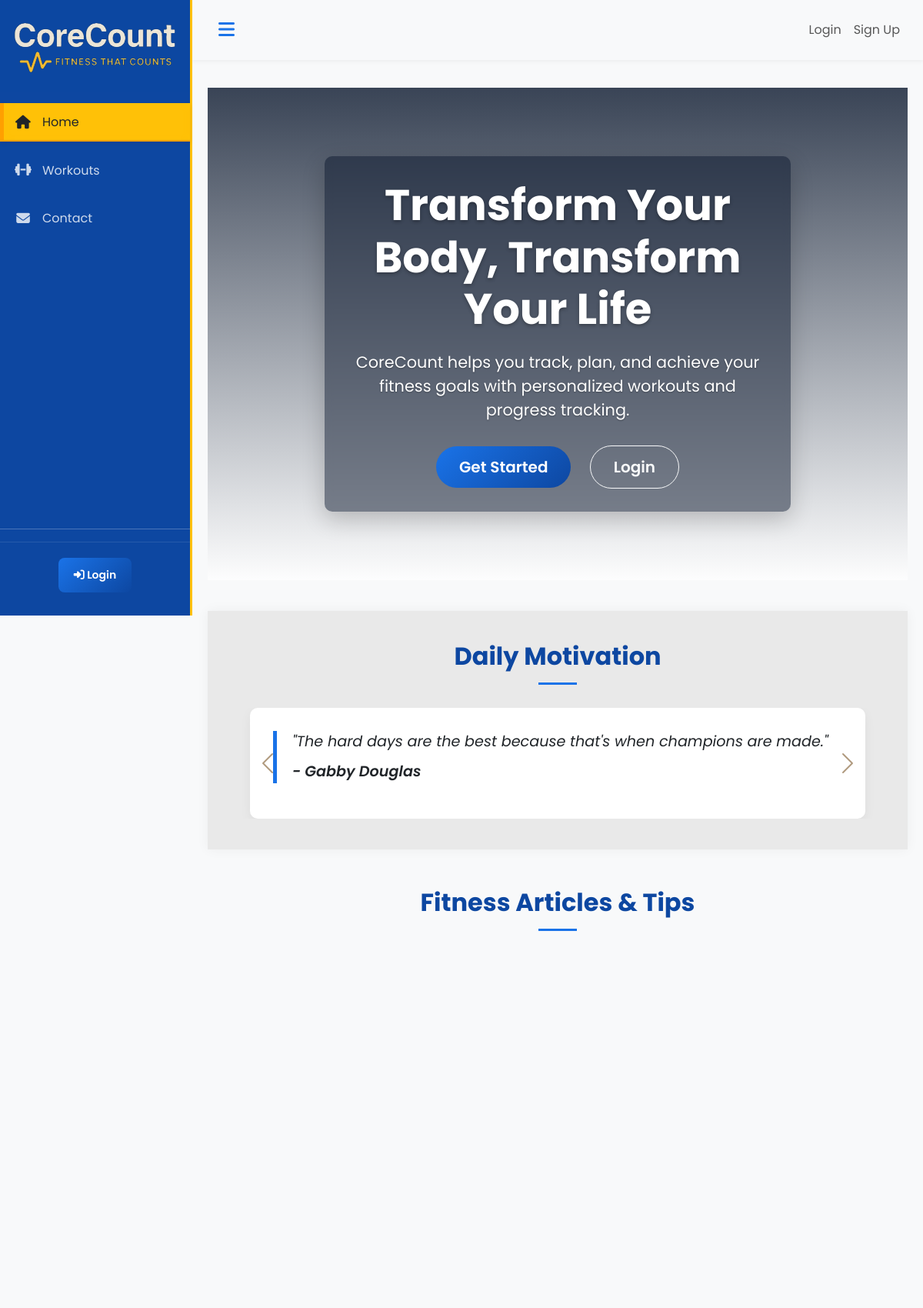
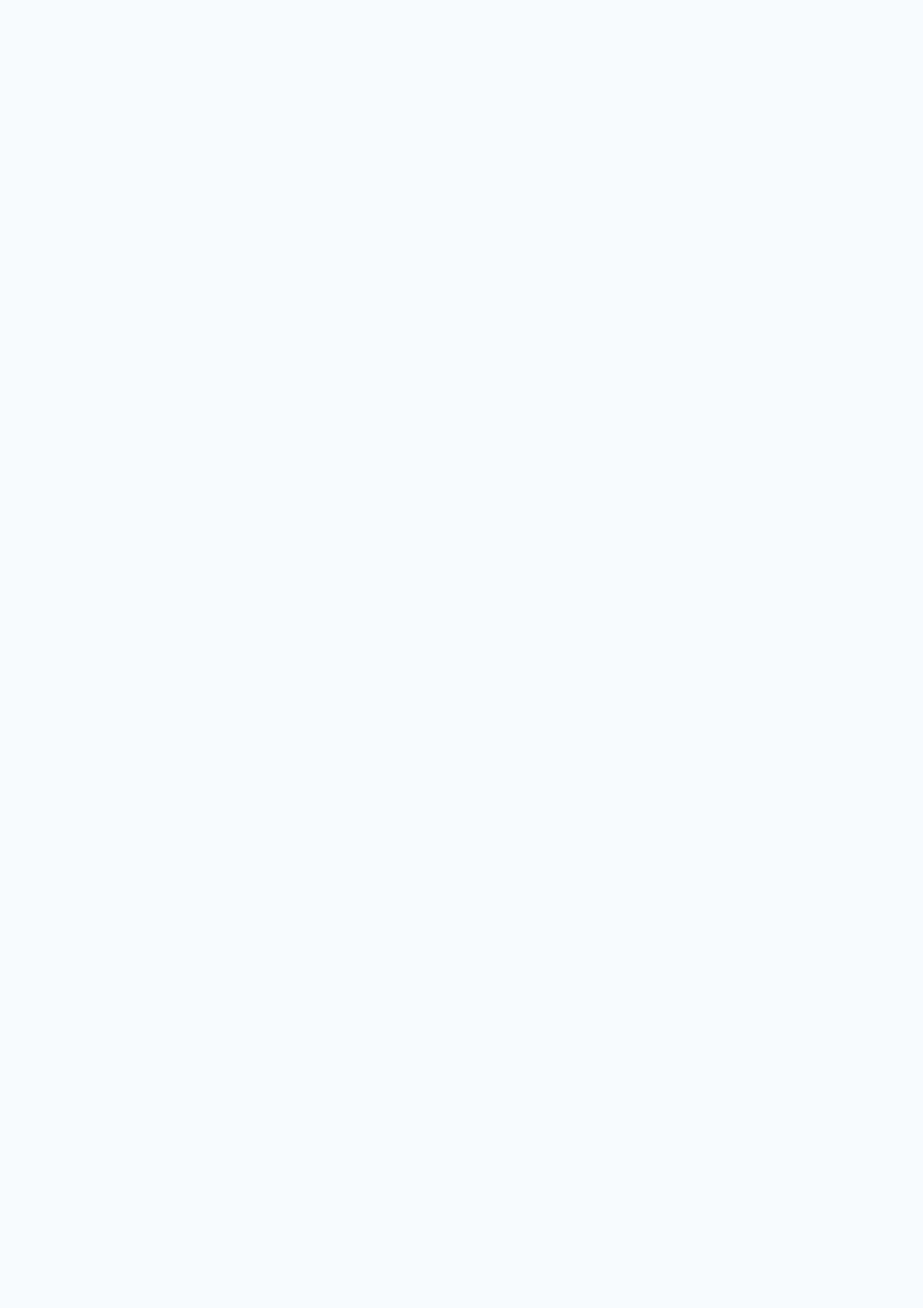
The page / (upper part) on the database its author committed (2 pictures, top to bottom).
### tables this page shows
CREATE TABLE IF NOT EXISTS motivational_quotes (
    quote_id INT AUTO_INCREMENT PRIMARY KEY,
    quote_text TEXT NOT NULL,
    author VARCHAR(100),
    created_at TIMESTAMP DEFAULT CURRENT_TIMESTAMP
);

### config/config.php (called while the page is built, shortened)
<?php
function isLoggedIn() {
    return isset($_SESSION['user_id']);
}
?>

### index.php (the view, shortened to what this page needs)
<?php
require_once 'config/config.php';
$database = new Database();
$db = $database->getConnection();
$quotes_query = "SELECT * FROM motivational_quotes ORDER BY RAND() LIMIT 5";
$quotes_stmt = $db->prepare($quotes_query);
$quotes_stmt->execute();
$quotes = $quotes_stmt->fetchAll(PDO::FETCH_ASSOC);
include_once 'includes/header.php';
?>
<section class="video-hero-section">
    <div class="video-background">
        <video autoplay muted loop playsinline id="hero-video">
            <source src="video and image/workoutvideo.webm" type="video/webm">
        </video>
        <div class="video-overlay"></div>
    </div>
    <div class="container">
        <div class="row">
            <div class="col-md-8 mx-auto hero-text text-center">
                <h1 class="animate-fade-in">Transform Your Body, Transform Your Life</h1>
                <p class="animate-fade-in-delay">CoreCount helps you track, plan, and achieve your fitness goals with personalized workouts and progress tracking.</p>
                <?php if (!isLoggedIn()): ?>
                    <div class="hero-buttons animate-fade-in-delay-2">
                        <a href="signup.php" class="btn btn-primary btn-lg pulse-btn">Get Started</a>
                        <a href="login.php" class="btn btn-outline-light btn-lg">Login</a>
                    </div>
                <?php endif; ?>
            </div>
        </div>
    </div>
</section>
<section class="quotes-section">
    <div class="container">
        <h2 class="section-title">Daily Motivation</h2>
        <div id="quotesCarousel" class="carousel slide" data-bs-ride="carousel">
            <div class="carousel-inner">
                <?php foreach ($quotes as $index => $quote): ?>
                    <div class="carousel-item <?php echo $index === 0 ? 'active' : ''; ?>">
                        <div class="quote-card">
                            <blockquote>
                                <p>"<?php echo htmlspecialchars($quote['quote_text']); ?>"</p>
                                <footer>- <?php echo htmlspecialchars($quote['author']); ?></footer>
                            </blockquote>
                        </div>
                    </div>
                <?php endforeach; ?>
            </div>
            <button class="carousel-control-prev" type="button" data-bs-target="#quotesCarousel" data-bs-slide="prev">
                <span class="carousel-control-prev-icon" aria-hidden="true"></span>
            </button>
            <button class="carousel-control-next" type="button" data-bs-target="#quotesCarousel" data-bs-slide="next">
                <span class="carousel-control-next-icon" aria-hidden="true"></span>
            </button>
        </div>
    </div>
</section>
<section class="articles-section">
    <div class="container">
        <h2 class="section-title">Fitness Articles & Tips</h2>
    </div>
</section>
<section class="article-feature-section">
    <div class="container">
        <div class="row">
            <div class="col-lg-10 mx-auto">
            </div>
        </div>
    </div>
</section>
<?php
include_once 'includes/footer.php';
?>

### assets/css/style.css (style rules this page uses)
:root { --primary-blue: #1a73e8; --primary-blue-dark: #0d47a1; --primary-yellow: #ffc107; --primary-yellow-dark: #ffa000; --text-dark: #212529; --text-light: #fff; --bg-light: #f8f9fa; --bg-dark: #212529; --e-global-color-primary: var(--primary-blue-dark); --e-global-color-secondary: var(--primary-blue); --e-global-color-text: var(--text-dark); --e-global-color-accent: var(--primary-yellow); --e-global-color-3266181: var(--text-light); --e-global-color-9d44d9d: rgba(255, 255, 255, 0.8); --e-global-color-31495be: #E9E9E9; --e-global-color-b885006: rgba(255, 255, 255, 0.25); --e-global-color-6f12657: var(--bg-light); --primary-color: var(--primary-blue-dark); --secondary-color: var(--primary-blue); --accent-color: var(--primary-yellow); --light-color: var(--text-light); --dark-color: var(--text-dark); --danger-color: #dc3545; --success-color: #28a745; --warning-color: var(--primary-yellow-dark); --info-color: var(--primary-blue); --gray-color: var(--text-dark); --transition-speed: 0.3s; }
body { font-family: 'Poppins', sans-serif; background-color: var(--e-global-color-6f12657); color: var(--e-global-color-text); overflow-x: hidden; }
.video-hero-section { position: relative; height: 80vh; min-height: 500px; color: var(--text-light); overflow: hidden; margin-bottom: 40px; display: flex; align-items: center; }
.video-background { position: absolute; top: 0; left: 0; width: 100%; height: 100%; z-index: 0; overflow: hidden; }
.video-background video { position: absolute; top: 50%; left: 50%; min-width: 100%; min-height: 100%; width: auto; height: auto; transform: translateX(-50%) translateY(-50%); object-fit: cover; }
.video-overlay { position: absolute; top: 0; left: 0; width: 100%; height: 100%; background: linear-gradient(rgba(10, 23, 45, 0.8), rgba(255, 255, 255, 0.7)); z-index: 1; }
.hero-text { position: relative; z-index: 2; padding: 30px; border-radius: 10px; background-color: rgba(10, 23, 45, 0.5); backdrop-filter: blur(5px); box-shadow: 0 10px 30px rgba(0, 0, 0, 0.2); }
.hero-text h1 { font-size: 3.5rem; font-weight: 700; margin-bottom: 20px; text-shadow: 0 2px 4px rgba(0, 0, 0, 0.3); }
.hero-text p { font-size: 1.3rem; margin-bottom: 30px; text-shadow: 0 1px 2px rgba(0, 0, 0, 0.3); }
.hero-buttons { margin-top: 30px; }
.hero-buttons .btn { margin: 0 10px; padding: 12px 30px; border-radius: 30px; font-weight: 600; transition: all 0.3s ease; }
.animate-fade-in { opacity: 0; animation: fadeIn 1s ease forwards; }
.animate-fade-in-delay { opacity: 0; animation: fadeIn 1s ease 0.3s forwards; }
.animate-fade-in-delay-2 { opacity: 0; animation: fadeIn 1s ease 0.6s forwards; }
.pulse-btn { animation: pulse 2s infinite; }
section { margin-bottom: 50px; }
.section-title { text-align: center; margin-bottom: 30px; position: relative; font-weight: 700; color: var(--e-global-color-primary); }
.section-title::after { content: ''; display: block; width: 50px; height: 3px; background: var(--e-global-color-secondary); margin: 15px auto; }
.article-feature-section { padding: 20px 0 40px; background-color: var(--e-global-color-6f12657); }
.quotes-section { background-color: var(--e-global-color-31495be); padding: 40px 0; box-shadow: 0 0 15px rgba(0, 0, 0, 0.05); }
.quote-card { background: var(--e-global-color-3266181); padding: 30px; border-radius: 10px; box-shadow: 0 5px 15px rgba(0, 0, 0, 0.05); margin: 0 auto; max-width: 800px; }
.quote-card blockquote { border-left: 5px solid var(--e-global-color-secondary); padding-left: 20px; font-style: italic; font-size: 1.2rem; }
.quote-card blockquote p { margin-bottom: 10px; }
.quote-card blockquote footer { font-weight: 600; color: var(--e-global-color-text); }
.btn-primary { background: linear-gradient(135deg, var(--primary-blue) 0%, var(--primary-blue-dark) 100%); border: none; border-radius: 8px; padding: 12px 20px; font-weight: 600; transition: all 0.3s ease; position: relative; overflow: hidden; }
.btn-primary::before { content: ''; position: absolute; top: 0; left: -100%; width: 100%; height: 100%; background: linear-gradient(90deg, transparent, rgba(255, 255, 255, 0.2), transparent); transition: all 0.6s ease; }

### rows shown on the page
motivational_quotes: quote_text "The hard days are the best because that's when champions are made.", author "Gabby Douglas"
